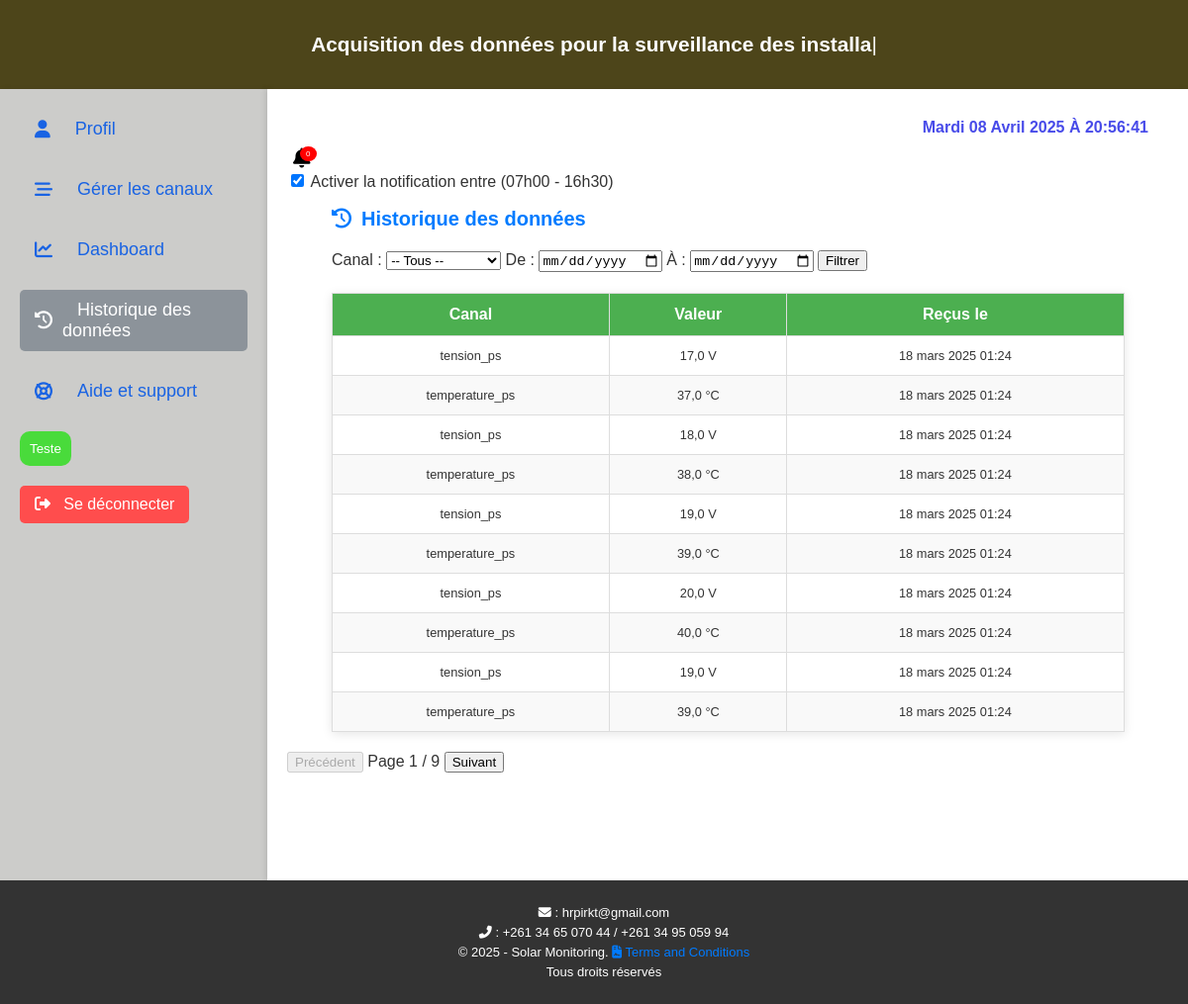
/accounts/historique/ (signed in), run on the app's committed database.
### accounts/models.py (models this page shows, shortened)
class ChannelData(models.Model):
    channel = models.ForeignKey(Channel, on_delete=models.CASCADE, related_name='data')
    timestamp = models.DateTimeField(auto_now_add=True)
    value = models.FloatField()

class Channel(models.Model):
    user = models.ForeignKey(settings.AUTH_USER_MODEL, on_delete=models.CASCADE, related_name="channels")
    name = models.CharField(max_length=255)
    created_at = models.DateTimeField(auto_now_add=True)
    class Meta:
        unique_together = ('name', 'user')

### accounts/views.py (the view)
# urls.py: path('historique/', views.historique, name='historique'),
@login_required
def historique(request):
    user = request.user  # Récupère l'utilisateur connecté
    channel_id = request.GET.get('channel')
    start_date = request.GET.get('start_date')
    end_date = request.GET.get('end_date')
    channels = Channel.objects.filter(user=user)
    historique_data = ChannelData.objects.filter(channel__user=user).order_by('-timestamp')
    if channel_id:
        historique_data = historique_data.filter(channel_id=channel_id)
    if start_date:
        historique_data = historique_data.filter(timestamp__date__gte=parse_date(start_date))
    if end_date:
        historique_data = historique_data.filter(timestamp__date__lte=parse_date(end_date))
    return render(request, 'historique.html', {
        'historique_data': historique_data,
        'channels': channels,  # Liste filtrée des canaux de l'utilisateur
    })

### accounts/templates/historique.html (shortened to what this page needs)
{% extends 'base.html' %}
{% load static %}
{% block content %}
<div id="channel-section-historique">
    <h2 class="section-title"><i class="fas fa-history"></i> Historique des données</h2>
    <form method="GET" action="{% url 'historique' %}" class="filter-form">
        <label for="channel">Canal :</label>
        <select name="channel" id="channel">
            <option value="">-- Tous --</option>
        </select>
        <label for="start_date">De :</label>
        <input type="date" name="start_date" id="start_date" value="{{ request.GET.start_date }}">
        <label for="end_date">À :</label>
        <input type="date" name="end_date" id="end_date" value="{{ request.GET.end_date }}">
        <button type="submit">Filtrer</button>
    </form>
</div>
<table id="historique-table" class="historique-table">
    <thead>
        <tr>
            <th>Canal</th>
            <th>Valeur</th>
            <th>Reçus le</th>
        </tr>
    </thead>
    <tbody id="table-body">
        {% for data in historique_data %}
        <tr>
            <td>{{ data.channel.name }}</td>
            <td>
                {{ data.value }}
                {% if "tension" in data.channel.name|lower %}V{% endif %}
                {% if "temperature" in data.channel.name|lower %}°C{% endif %}
            </td>
            <td>{{ data.timestamp }}</td>
        </tr>
        {% endfor %}
    </tbody>
</table>
<div id="pagination">
    <button id="prev-btn" onclick="prevPage()">Précédent</button>
    <span id="page-info"></span>
    <button id="next-btn" onclick="nextPage()">Suivant</button>
</div>
{% endblock %}

### accounts/templates/base.html (shortened to what this page needs)
{% load static %}
<!DOCTYPE html>
<html lang="en">
<head>
    <link rel="stylesheet" href="{% static 'css/styles.css' %}">
    <link href="https://cdnjs.cloudflare.com/ajax/libs/font-awesome/6.5.0/css/all.min.css" rel="stylesheet">
</head>
<body>
    <header class="header">
        <h1 id="typing-text"></h1>
    </header>
    <div class="container">
        <aside class="sidebar">
            <ul class="menu">
                <li class="{% if request.resolver_match.url_name == 'profile' %}active{% endif %}">
                    <a href="{% url 'profile' %}"><i class="fas fa-user"></i><span>&nbsp;&nbsp;&nbsp;Profil</span></a>
                </li>
                <li class="{% if request.resolver_match.url_name == 'channel' %}active{% endif %}">
                    <a href="{% url 'channel' %}"><i class="fas fa-stream"></i><span>&nbsp;&nbsp;&nbsp;Gérer les canaux</span></a>
                </li>
                <li class="{% if request.resolver_match.url_name == 'dashboard' %}active{% endif %}">
                    <a href="{% url 'dashboard' %}"><i class="fas fa-chart-line"></i><span>&nbsp;&nbsp;&nbsp;Dashboard</span></a>
                </li>
                <li class="{% if request.resolver_match.url_name == 'historique' %}active{% endif %}">
                    <a href="{% url 'historique' %}"><i class="fas fa-history"></i><span>&nbsp;&nbsp;&nbsp;Historique des données</span></a>
                </li>
                <li class="{% if request.resolver_match.url_name == 'aide_support' %}active{% endif %}">
                    <a href="{% url 'aide_support' %}"><i class="fas fa-life-ring"></i><span>&nbsp;&nbsp;&nbsp;Aide et support</span></a>
                </li>
                <button id="test-graph-btn" class="btn_teste">Teste</button>
                <br>
                <a href="{% url 'logout' %}" class="logout-btn"><i class="fas fa-sign-out-alt"></i><span>&nbsp;&nbsp;&nbsp;Se déconnecter</span></a>
            </ul>
        </aside>
        <main class="content">
            <header>
                <div class="datetime">
                    <p id="current-datetime">{{ current_datetime|date:"d F Y H:i" }}</p>
                </div>
            </header>
            <div id="notification-container">
                <button id="notification-btn">
                     <span id="notification-count" class="badge">0</span>
                </button>
            </div>
            <label class="notif" >
                <input type="checkbox" id="enable-alert-time" checked> Activer la notification entre (07h00 - 16h30)
            </label>
            {% block content %}
            {% endblock %}
        </main>
    </div>
    <footer class="site-footer">
        <div class="footer-content">
            <p><i class="fas fa-envelope"></i> : hrpirkt@gmail.com</p>
            <p><i class="fas fa-phone-alt"></i> : +261 34 65 070 44 / +261 34 95 059 94</p>
            <p>&copy; 2025 - Solar Monitoring. <a href="#"><i class="fas fa-file-contract"></i> Terms and Conditions</a> </p>
            <p>Tous droits réservés</p>
        </div>
    </footer>
</body>
</html>

### accounts/static/css/styles.css (style rules this page uses)
body { margin: 0; padding: 0; font-family: Arial, sans-serif; color: #333; background-color: #f5f5f5; overflow-x: hidden; }
.header { display: flex; justify-content: center; align-items: center; height: 70px; background-color: rgb(77, 69, 26); color: white; text-align: center; }
#typing-text { font-size: 1.8rem; font-weight: bold; white-space: nowrap; }
#typing-text::after { content: "|"; font-weight: normal; animation: blink 0.7s infinite; }
@media screen and (min-width: 1025px) and (max-width: 1366px) { #typing-text { font-size: 1.3em; } }
.container { display: flex; min-height: 100vh; }
.sidebar { width: 230px; background-color: #ccccca; color: rgb(97, 114, 242); padding: 20px; box-shadow: 2px 0 5px rgba(0, 0, 0, 0.1); }
.sidebar ul.menu { list-style-type: none; padding: 0; margin: 0; }
.sidebar ul.menu li { margin-bottom: 20px; }
.sidebar ul.menu li a { text-decoration: none; color: rgb(25, 99, 227); font-size: 18px; display: flex; align-items: center; transition: background-color 0.3s ease; padding: 10px 15px; border-radius: 5px; }
.sidebar ul.menu li a:hover, .sidebar ul.menu li.active a { background-color: #8c939a; color: #fff; }
.sidebar ul.menu li a i { margin-right: 10px; }
.logout-btn { display: inline-block; margin-top: 20px; padding: 10px 15px; color: white; background-color: #ff4d4d; text-decoration: none; border-radius: 5px; text-align: center; transition: background-color 0.3s ease; }
main.content { flex: 1; padding: 20px; background-color: #ffffff; box-shadow: -2px 0 5px rgba(0, 0, 0, 0.1); overflow-y: auto; }
footer.site-footer { background-color: #333; color: white; text-align: center; padding: 20px 10px; position: relative; bottom: 0; width: 100%; }
footer.site-footer .footer-content p { margin: 5px 0; font-size: 13px; }
footer.site-footer .footer-content p a { color: #007bff; text-decoration: none; }
.section-title { font-size: 20px; color: #007bff; margin-bottom: 20px; display: flex; align-items: center; text-align: center; }
.section-title i { margin-right: 10px; }
form label { font-size: 16px; }
.btn_teste { padding: 10px; background-color: #49db3b; border: none; color : white; border-radius: 10px; cursor: pointer; }
#notification-container { top: 20px; right: 50px; }
#notification-btn { background: none; border: none; font-size: 20px; cursor: pointer; position: relative; }
.badge { background-color: red; color: white; font-size: 0.4em; border-radius: 50%; padding: 3px 6px; position: absolute; top: 0; right: 0; }
.notif { font-size: 16px; }
.historique-table { width: 90%; margin: 20px auto; border-collapse: collapse; box-shadow: 0 2px 10px rgba(0, 0, 0, 0.1); }
.historique-table th, .historique-table td { padding: 12px; text-align: center; border: 1px solid #ddd; }
.historique-table th { background-color: #4CAF50; color: white; font-weight: bold; }
.historique-table tbody tr:nth-child(even) { background-color: #f9f9f9; }
.historique-table td { font-size: 0.8rem; color: #333; }
header { display: flex; justify-content: flex-end; padding: 10px 20px; }
.datetime { margin-left: auto; }
.datetime p { margin: 0; font-weight: bold; color: #484be9; text-transform: capitalize; }
#channel-section-historique { max-width: 800px; margin: 5px auto; padding: 1px; padding-top: 0px; border-radius: 8px; font-family: Arial, sans-serif; }

### data on the page
ChannelData: channel.name "tension_ps", value "17,0", shows "V", timestamp "18 mars 2025 01:24"
ChannelData: channel.name "temperature_ps", value "37,0", shows "°C", timestamp "18 mars 2025 01:24"
ChannelData: channel.name "tension_ps", value "18,0", shows "V", timestamp "18 mars 2025 01:24"
ChannelData: channel.name "temperature_ps", value "38,0", shows "°C", timestamp "18 mars 2025 01:24"
ChannelData: channel.name "tension_ps", value "19,0", shows "V", timestamp "18 mars 2025 01:24"
ChannelData: channel.name "temperature_ps", value "39,0", shows "°C", timestamp "18 mars 2025 01:24"
ChannelData: channel.name "tension_ps", value "20,0", shows "V", timestamp "18 mars 2025 01:24"
ChannelData: channel.name "temperature_ps", value "40,0", shows "°C", timestamp "18 mars 2025 01:24"
ChannelData: channel.name "tension_ps", value "19,0", shows "V", timestamp "18 mars 2025 01:24"
ChannelData: channel.name "temperature_ps", value "39,0", shows "°C", timestamp "18 mars 2025 01:24"
